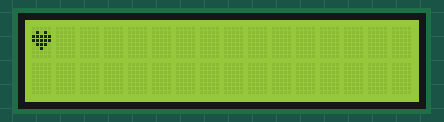
This sketch was run on a simulated Arduino Uno, built with avr-gcc and run on an emulated ATmega328P. On the bench: 16×2 character LCD.

Above: at 0.11 s.
At 0.91 s:
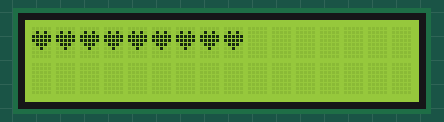
At 1.71 s:
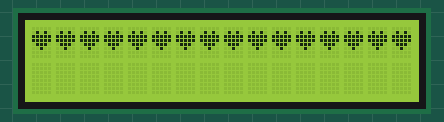
At 4.22 s:
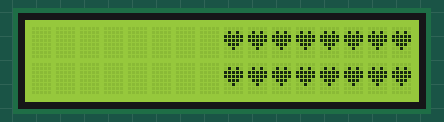
At 6.7 s:
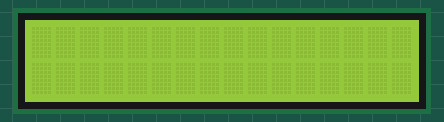
At 9.32 s:
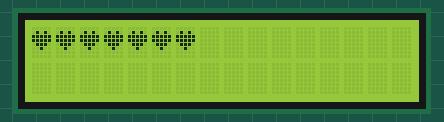

The sketch:

LCD_Test.ino
```cpp
#include <LiquidCrystal.h>

LiquidCrystal lcd(8, 13, 9, 4, 5, 6, 7);

byte customChar[8] =
{

B00000,
B01010,
B11111,
B11111,
B01110,
B00100,
B00000

};

void setup() {

  lcd.begin(16,2);
  lcd.clear();
  lcd.createChar(1, customChar);
}

void loop(){

  lcd.setCursor(0,0);
  for (int i=0; i <= 16; i++){
    lcd.leftToRight();
    lcd.write(1);
    delay(100);
  }

  lcd.setCursor(16,1);
  for (int i=0; i <= 16; i++){
    lcd.rightToLeft();
    lcd.write(1);
    delay(100);
  }

  for (int positionCounter = 0; positionCounter < 16; positionCounter++){
    lcd.scrollDisplayRight();
    delay(100);
  }
  for (int positionCounter = 0; positionCounter < 16; positionCounter++){
    lcd.scrollDisplayLeft();
    delay(100);
  }

  /*
  delay(1600);

  lcd.clear();
  lcd.setCursor(2,0);
  lcd.print("Hello Friend");
  lcd.blink();

  delay(2000);

  lcd.clear();
  lcd.setCursor(0,1);
  lcd.print("FUUUUUUUUUUUUUU");

  delay(2000);

  lcd.clear();
  lcd.noBlink();
  lcd.noCursor();
  lcd.print("Bye bye... :( ");

  delay(1000);
  */

  lcd.noDisplay();
  lcd.clear();
  delay(2000);
  lcd.display();
}
```

Measured:
- by itself, everything shown: repeats every 8.6 s, in 66 steps
